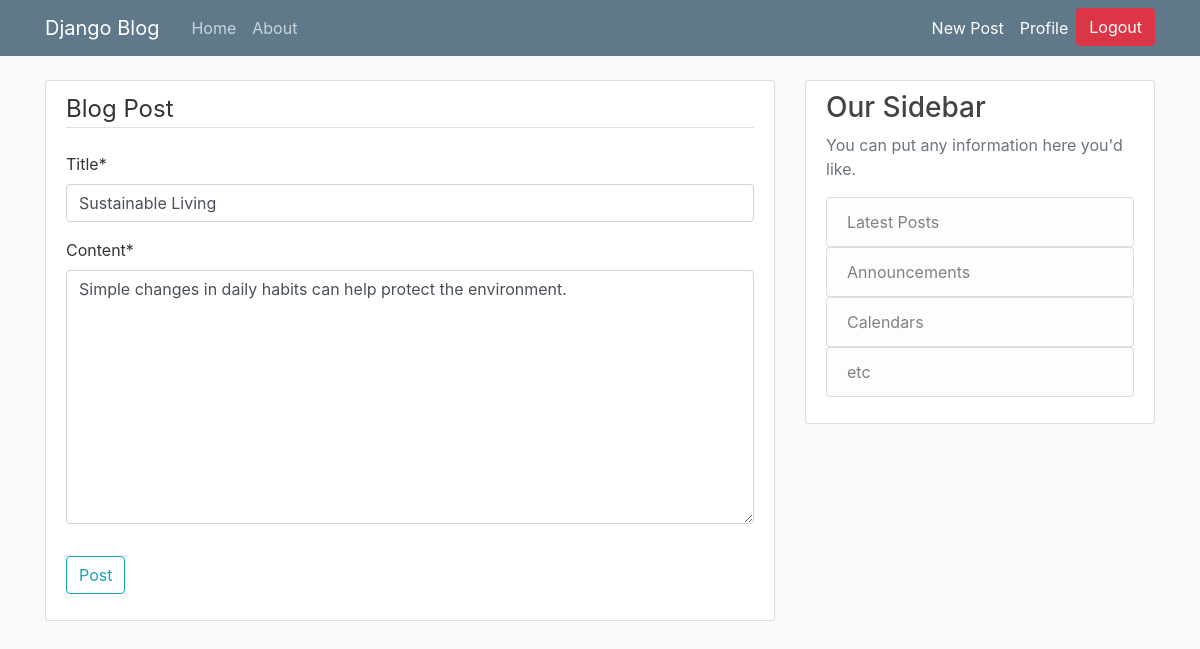
The app's page /post/20/update/ (signed in) with its own data.
### blog/models.py (models this page shows, shortened)
class Post(models.Model):
    title = models.CharField(max_length=100)
    author = models.ForeignKey(User, on_delete=models.CASCADE)
    content = models.TextField()
    date_posted = models.DateTimeField(default=timezone.now)

### blog/views.py (the view, shortened to what this page needs)
# urls.py: path('post/<int:pk>/update/',PostUpdateView.as_view(),name='post-update'),
class PostUpdateView(LoginRequiredMixin,UserPassesTestMixin,UpdateView):
    model = Post
    fields = ['title','content']
    def test_func(self):
        post = self.get_object()
        return self.request.user == post.author

### blog/templates/blog/post_form.html (shortened to what this page needs)
{%extends 'blog/base.html' %}
{% load crispy_forms_tags %}
{%block content%}
    <div class="content-section">
        <form action="" method="POST">
            <fieldset class="form-group">
                <legend class="border-bottom mb-4">Blog Post</legend>
                {{ form|crispy }}
            </fieldset>
            <div class="form-group">
                <button class="btn btn-outline-info" type="submit">Post</button>
            </div>
        </form>
    </div>
{%endblock%}

### blog/static/blog/style.css (style rules this page uses)
body { background: #fafafa; color: #333333; margin-top: 5rem; }
.content-section { background: #ffffff; padding: 10px 20px; border: 1px solid #dddddd; border-radius: 3px; margin-bottom: 20px; }

### records on screen
Post: title "Sustainable Living", content "Simple changes in daily habits can help protect the environment."
